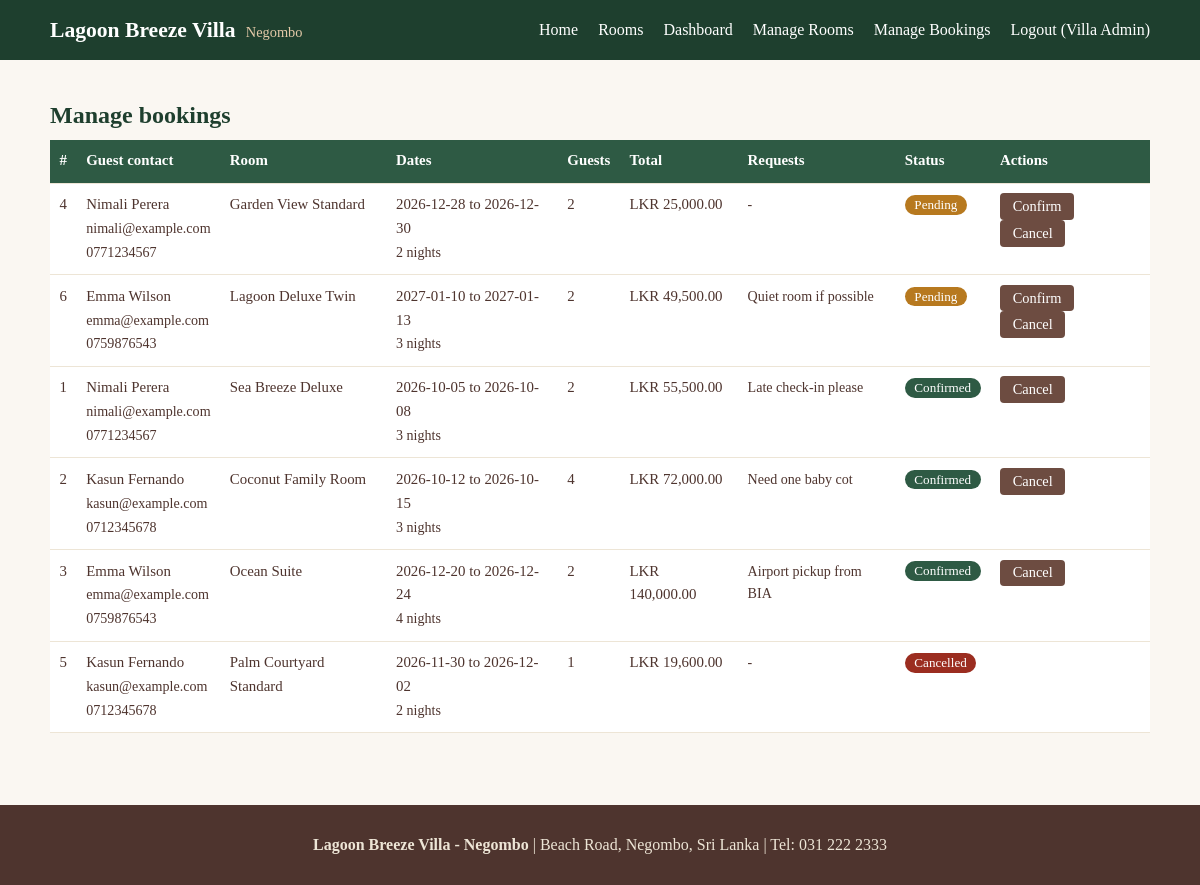
/admin/manage_bookings.php (signed in), run on the app's committed database.
### tables this page shows
CREATE TABLE bookings (
  id INT AUTO_INCREMENT PRIMARY KEY,
  user_id INT NOT NULL,
  room_id INT NOT NULL,
  check_in DATE NOT NULL,
  check_out DATE NOT NULL,
  guests INT NOT NULL,
  nights INT NOT NULL,
  total_cost DECIMAL(10,2) NOT NULL,
  special_requests VARCHAR(500) DEFAULT '',
  status ENUM('Pending','Confirmed','Cancelled') NOT NULL DEFAULT 'Pending',
  created_at TIMESTAMP DEFAULT CURRENT_TIMESTAMP,
  FOREIGN KEY (user_id) REFERENCES users(id) ON DELETE CASCADE,
  FOREIGN KEY (room_id) REFERENCES rooms(id) ON DELETE RESTRICT
);

CREATE TABLE users (
  id INT AUTO_INCREMENT PRIMARY KEY,
  full_name VARCHAR(100) NOT NULL,
  email VARCHAR(120) NOT NULL UNIQUE,
  phone VARCHAR(20) NOT NULL,
  password_hash VARCHAR(255) NOT NULL,
  role ENUM('guest','admin') NOT NULL DEFAULT 'guest',
  created_at TIMESTAMP DEFAULT CURRENT_TIMESTAMP
);

CREATE TABLE rooms (
  id INT AUTO_INCREMENT PRIMARY KEY,
  name VARCHAR(100) NOT NULL,
  room_type VARCHAR(30) NOT NULL,             
  description TEXT NOT NULL,
  facilities VARCHAR(255) NOT NULL,           
  max_guests INT NOT NULL,
  price_per_night DECIMAL(10,2) NOT NULL,     
  image VARCHAR(100) NOT NULL DEFAULT 'Garden_View_Standard_room_descri…_cfeef5c1.jpg',
  status ENUM('Available','Unavailable') NOT NULL DEFAULT 'Available'
);

### includes/db.php (called while the page is built, shortened)
<?php
function e($text) {
    return htmlspecialchars((string)$text, ENT_QUOTES, 'UTF-8');
}
function lkr($amount) {
    return 'LKR ' . number_format($amount, 2);
}
    ?>

### admin/manage_bookings.php (the view, shortened to what this page needs)
<?php
require_once '../includes/db.php';
$bookings = $pdo->query("SELECT b.*, u.full_name, u.email, u.phone, r.name AS room_name
                         FROM bookings b JOIN users u ON b.user_id = u.id JOIN rooms r ON b.room_id = r.id
                         ORDER BY FIELD(b.status, 'Pending', 'Confirmed', 'Cancelled'), b.check_in")->fetchAll();
include '../includes/header.php';
?>
<section>
    <div class="container">
        <h1>Manage bookings</h1>
        <div class="table-wrap">
        <table>
            <tr><th>#</th><th>Guest contact</th><th>Room</th><th>Dates</th><th>Guests</th><th>Total</th><th>Requests</th><th>Status</th><th>Actions</th></tr>
            <?php foreach ($bookings as $b): ?>
            <tr>
                <td><?php echo (int)$b['id']; ?></td>
                <td><?php echo e($b['full_name']); ?><br><span class="small"><?php echo e($b['email']); ?><br><?php echo e($b['phone']); ?></span></td>
                <td><?php echo e($b['room_name']); ?></td>
                <td><?php echo e($b['check_in']); ?> to <?php echo e($b['check_out']); ?><br><span class="small"><?php echo (int)$b['nights']; ?> nights</span></td>
                <td><?php echo (int)$b['guests']; ?></td>
                <td><?php echo lkr($b['total_cost']); ?></td>
                <td class="small"><?php echo e($b['special_requests'] ?: '-'); ?></td>
                <td><span class="badge badge-<?php echo e($b['status']); ?>"><?php echo e($b['status']); ?></span></td>
                <td>
                    <?php if ($b['status'] === 'Pending'): ?>
                    <form method="post" action="manage_bookings.php" style="display:inline;">
                        <button class="btn btn-small" type="submit">Confirm</button>
                    </form>
                    <?php endif; ?>
                    <?php if ($b['status'] !== 'Cancelled'): ?>
                    <form method="post" action="manage_bookings.php" style="display:inline;">
                        <button class="btn btn-red btn-small confirm-action" data-message="Cancel booking #<?php echo (int)$b['id']; ?>?" type="submit">Cancel</button>
                    </form>
                    <?php endif; ?>
                </td>
            </tr>
            <?php endforeach; ?>
        </table>
        </div>
    </div>
</section>
<?php include '../includes/footer.php'; ?>

### css/style.css (style rules this page uses)
:root { --green: #2E5A44; --green-dark: #1E3F2E; --teak: #6D4C41; --teak-dark: #4E342E; --sand: #FAF7F2; --sand-dark: #EDE5D6; }
* { box-sizing: border-box; }
body { margin: 0; font-family: Georgia, "Times New Roman", serif; background: var(--sand); color: var(--teak-dark); line-height: 1.6; }
h1, h2, h3 { color: var(--green-dark); line-height: 1.25; margin: 0 0 .6rem; }
.container { width: 92%; max-width: 1100px; margin: 0 auto; }
.small { font-size: .88rem; }
section { padding: 2.5rem 0; }
.btn { display: inline-block; background: var(--green); color: #fff !important; border: 0; padding: .6rem 1.2rem; border-radius: 4px; text-decoration: none !important; cursor: pointer; font-size: 1rem; font-family: inherit; }
.btn-red { background: #9B2D20; }
.btn-small { padding: .3rem .8rem; font-size: .9rem; background: var(--teak); }
.table-wrap { overflow-x: auto; }
table { width: 100%; border-collapse: collapse; background: #fff; }
th, td { padding: .6rem; border-bottom: 1px solid var(--sand-dark); text-align: left; vertical-align: top; font-size: .93rem; }
th { background: var(--green); color: #fff; }
.badge { padding: .15rem .6rem; border-radius: 10px; font-size: .82rem; color: #fff; }
.badge-Pending { background: #B7791F; }
.badge-Confirmed { background: var(--green); }
.badge-Cancelled { background: #9B2D20; }

### data on the page
bookings: id "4", user.full_name "Nimali Perera", user.email "nimali@example.com", user.phone "0771234567", room.name "Garden View Standard", check_in "2026-12-28", check_out "2026-12-30", nights "2", guests "2", total_cost "LKR 25,000.00", special_requests "-", status "Pending"
bookings: id "6", user.full_name "Emma Wilson", user.email "emma@example.com", user.phone "0759876543", room.name "Lagoon Deluxe Twin", check_in "2027-01-10", check_out "2027-01-13", nights "3", guests "2", total_cost "LKR 49,500.00", special_requests "Quiet room if possible", status "Pending"
bookings: id "1", user.full_name "Nimali Perera", user.email "nimali@example.com", user.phone "0771234567", room.name "Sea Breeze Deluxe", check_in "2026-10-05", check_out "2026-10-08", nights "3", guests "2", total_cost "LKR 55,500.00", special_requests "Late check-in please", status "Confirmed"
bookings: id "2", user.full_name "Kasun Fernando", user.email "kasun@example.com", user.phone "0712345678", room.name "Coconut Family Room", check_in "2026-10-12", check_out "2026-10-15", nights "3", guests "4", total_cost "LKR 72,000.00", special_requests "Need one baby cot", status "Confirmed"
bookings: id "3", user.full_name "Emma Wilson", user.email "emma@example.com", user.phone "0759876543", room.name "Ocean Suite", check_in "2026-12-20", check_out "2026-12-24", nights "4", guests "2", total_cost "LKR 140,000.00", special_requests "Airport pickup from BIA", status "Confirmed"
bookings: id "5", user.full_name "Kasun Fernando", user.email "kasun@example.com", user.phone "0712345678", room.name "Palm Courtyard Standard", check_in "2026-11-30", check_out "2026-12-02", nights "2", guests "1", total_cost "LKR 19,600.00", special_requests "-", status "Cancelled"

### other printed values
$_SESSION['name'] "Villa Admin"
